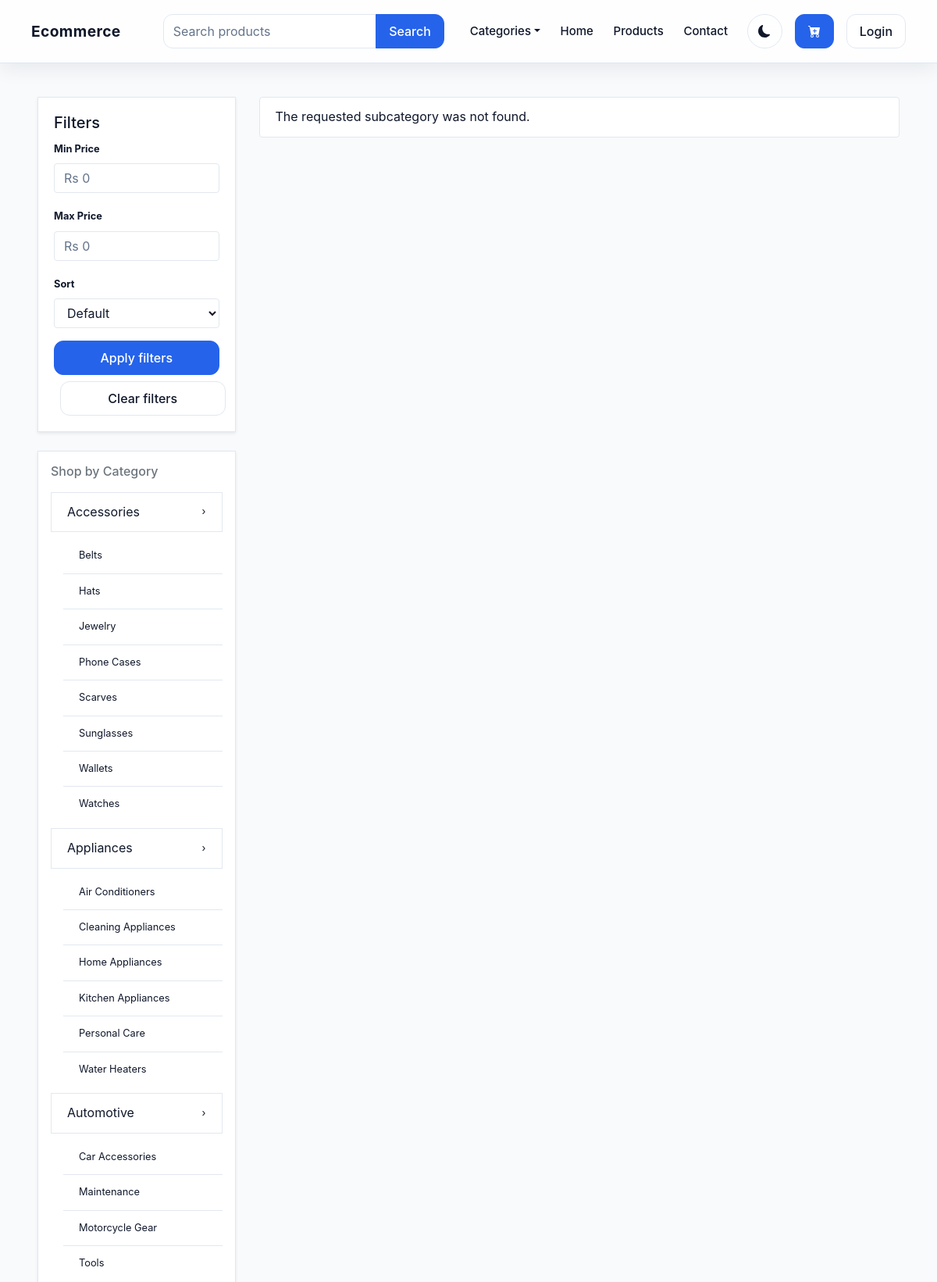
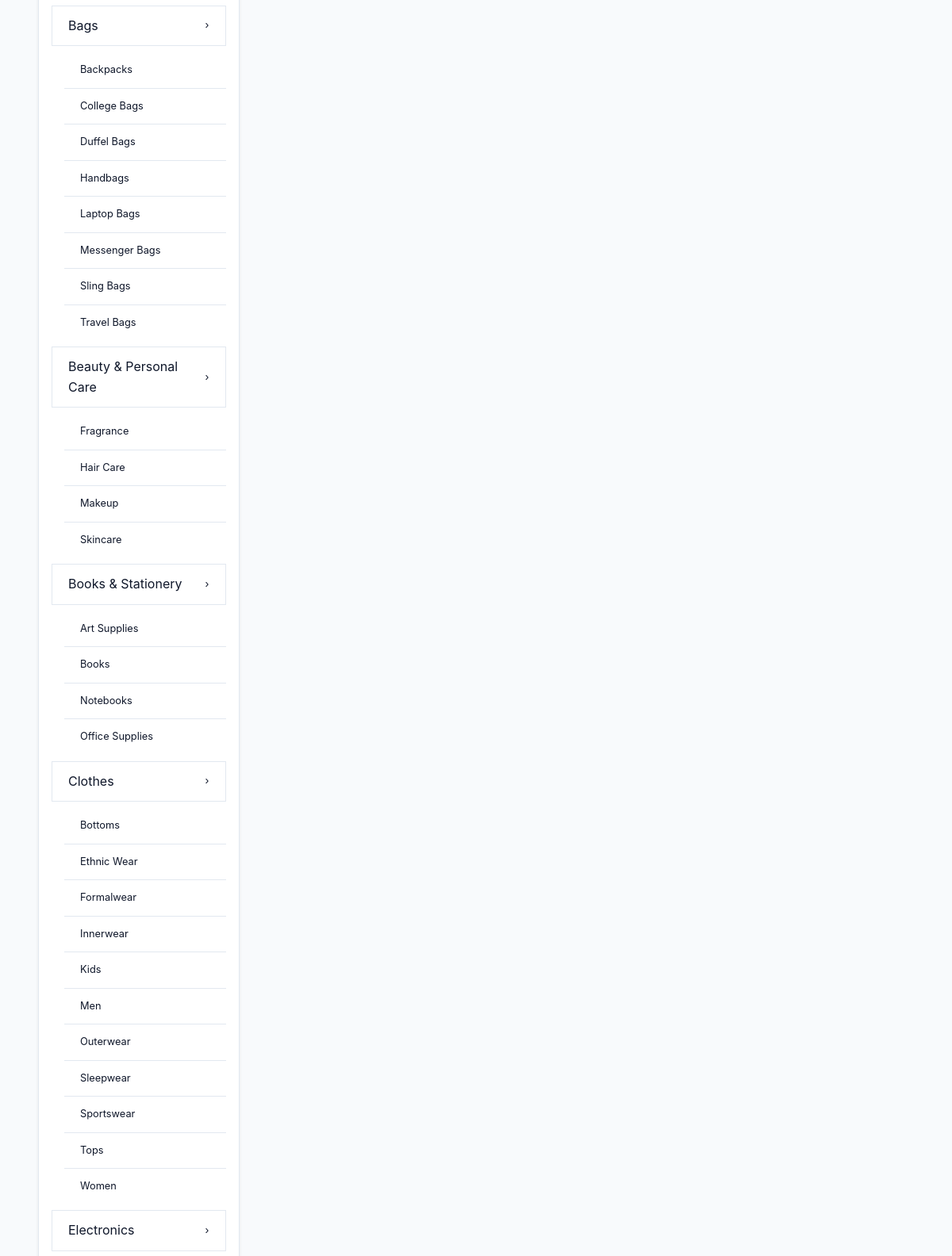
The app's page /subcategory.php (upper part) with its own data (2 pictures, top to bottom).
### tables this page shows
CREATE TABLE `categories` (
  `id` int NOT NULL AUTO_INCREMENT,
  `name` varchar(100) NOT NULL,
  `slug` varchar(100) NOT NULL,
  `icon` varchar(255) DEFAULT NULL,
  `description` text,
  `image` varchar(255) DEFAULT NULL,
  `is_active` tinyint(1) DEFAULT '1',
  `created_at` timestamp NULL DEFAULT CURRENT_TIMESTAMP,
  `updated_at` timestamp NULL DEFAULT CURRENT_TIMESTAMP ON UPDATE CURRENT_TIMESTAMP,
  PRIMARY KEY (`id`),
  UNIQUE KEY `name` (`name`),
  UNIQUE KEY `slug` (`slug`),
  KEY `slug_2` (`slug`,`is_active`)
);

CREATE TABLE `sub_categories` (
  `id` int NOT NULL AUTO_INCREMENT,
  `category_id` int NOT NULL,
  `name` varchar(100) NOT NULL,
  `slug` varchar(100) NOT NULL,
  `description` text,
  `image` varchar(255) DEFAULT NULL,
  `is_active` tinyint(1) DEFAULT '1',
  `created_at` timestamp NULL DEFAULT CURRENT_TIMESTAMP,
  `updated_at` timestamp NULL DEFAULT CURRENT_TIMESTAMP ON UPDATE CURRENT_TIMESTAMP,
  PRIMARY KEY (`id`),
  UNIQUE KEY `category_id` (`category_id`,`slug`),
  KEY `is_active` (`is_active`),
  CONSTRAINT `sub_categories_ibfk_1` FOREIGN KEY (`category_id`) REFERENCES `categories` (`id`) ON DELETE CASCADE
);

### helpers/CategoryHelper.php (called while the page is built, shortened)
<?php
class CategoryHelper {
    private $db;
    public function __construct($conn) {
        $this->db = $conn;
        $this->hasSchema = $this->db && $this->tableExists('categories') && $this->tableExists('sub_categories');
    }
    public function getCategoriesHierarchy() {
        $sql = "
            SELECT
                c.id AS category_id,
                c.name AS category_name,
                c.slug AS category_slug,
                c.icon AS category_icon,
                c.image AS category_image,
                c.description AS category_description,
                s.id AS sub_id,
                s.name AS sub_name,
                s.slug AS sub_slug
            FROM categories c
            LEFT JOIN sub_categories s ON s.category_id = c.id AND s.is_active = 1
            WHERE c.is_active = 1
            ORDER BY c.name ASC, s.name ASC
        ";
        $stmt = $this->db->prepare($sql);
        if (!$stmt || !mysqli_stmt_execute($stmt)) {
            return $this->fallbackCategories;
        }
        $result = mysqli_stmt_get_result($stmt);
        $categories = [];
        while ($row = mysqli_fetch_assoc($result)) {
            $categoryId = (int) $row['category_id'];
            if (!isset($categories[$categoryId])) {
                $categories[$categoryId] = [
                    'id' => $categoryId,
                    'name' => $row['category_name'],
                    'slug' => $row['category_slug'],
                    'icon' => $row['category_icon'],
                    'image' => $row['category_image'],
                    'description' => $row['category_description'],
                    'subcategories' => [],
                ];
            }
            if (!empty($row['sub_id'])) {
                $categories[$categoryId]['subcategories'][] = [
                    'id' => (int) $row['sub_id'],
                    'name' => $row['sub_name'],
                    'slug' => $row['sub_slug'],
                ];
            }
        }
        return $this->mergeFallbackCategories(array_values($categories));
    }
    private function mergeFallbackCategories(array $dbCategories) {
        $categoryMap = [];
        foreach ($dbCategories as $category) {
            $categoryMap[$category['slug']] = $category;
        }
        foreach ($this->fallbackCategories as $fallbackCategory) {
            if (!isset($categoryMap[$fallbackCategory['slug']])) {
                $categoryMap[$fallbackCategory['slug']] = $fallbackCategory;
                continue;
            }
            $existingCategory = &$categoryMap[$fallbackCategory['slug']];
            $existingSubcategories = [];
            foreach ($existingCategory['subcategories'] as $subcategory) {
                $existingSubcategories[$subcategory['slug']] = true;
            }
            foreach ($fallbackCategory['subcategories'] as $fallbackSubcategory) {
                if (!isset($existingSubcategories[$fallbackSubcategory['slug']])) {
                    $existingCategory['subcategories'][] = $fallbackSubcategory;
                }
            }
        }
        $merged = array_values($categoryMap);
        usort($merged, function ($a, $b) {
            return strcasecmp($a['name'], $b['name']);
        });
        foreach ($merged as &$category) {
            if (!empty($category['subcategories'])) {
                usort($category['subcategories'], function ($a, $b) {
                    return strcasecmp($a['name'], $b['name']);
                });
            }
        }
        return $merged;
    }
    private function tableExists($table) {
        $stmt = $this->db->prepare('SELECT COUNT(*) FROM information_schema.TABLES WHERE TABLE_SCHEMA = DATABASE() AND TABLE_NAME = ?');
        mysqli_stmt_bind_param($stmt, 's', $table);
        mysqli_stmt_execute($stmt);
        mysqli_stmt_bind_result($stmt, $count);
        return $count > 0;
    }
}

### templates/components/category-menu.php (the view)
<?php
$activeCategorySlug = $activeCategorySlug ?? '';
$activeSubcategorySlug = $activeSubcategorySlug ?? '';
?>
<div class="category-menu sidebar-card shadow-sm p-3 mb-4">
  <h2 class="h6 mb-3 text-secondary">Shop by Category</h2>
  <div class="list-group list-group-flush">
    <?php foreach ($categories as $category): ?>
      <div class="mb-2">
        <a href="category.php?slug=<?php echo urlencode($category['slug']); ?>" class="list-group-item list-group-item-action d-flex justify-content-between align-items-center<?php echo $activeCategorySlug === $category['slug'] && $activeSubcategorySlug === '' ? ' active' : ''; ?>">
          <span><?php echo htmlspecialchars($category['name']); ?></span>
          <span class="small">&rsaquo;</span>
        </a>
        <?php if (!empty($category['subcategories'])): ?>
          <div class="list-group list-group-flush ml-3 mt-2">
            <?php foreach ($category['subcategories'] as $subcategory): ?>
              <a href="subcategory.php?slug=<?php echo urlencode($subcategory['slug']); ?>" class="list-group-item list-group-item-action small<?php echo $activeSubcategorySlug === $subcategory['slug'] ? ' active' : ''; ?>">
                <?php echo htmlspecialchars($subcategory['name']); ?>
              </a>
            <?php endforeach; ?>
          </div>
        <?php endif; ?>
      </div>
    <?php endforeach; ?>
  </div>
</div>

### public/assets/css/theme.css (style rules this page uses)
:root { --bg: #F8FAFC; --surface: #FFFFFF; --primary: #2563EB; --primary-dark: #1D4ED8; --primary-light: #3B82F6; --secondary: #7C3AED; --secondary-dark: #6D28D9; --secondary-light: #8B5CF6; --accent: #F59E0B; --accent-dark: #D97706; --accent-light: #FBBF24; --text-primary: #0F172A; --text-secondary: #64748B; --muted: #64748B; --text-on-primary: #FFFFFF; --border: #E2E8F0; --navbar-bg: rgba(255, 255, 255, 0.8); --toolbar-bg: rgba(255, 255, 255, 0.12); --toolbar-hover: rgba(255, 255, 255, 0.18); --shadow: 0 8px 30px rgba(0, 0, 0, 0.08); --shadow-soft: 0 6px 24px rgba(15, 23, 42, 0.08); --shadow-heavy: 0 10px 40px rgba(15, 23, 42, 0.12); --radius-sm: 0.5rem; --radius-md: 0.75rem; --radius-lg: 1rem; --radius-xl: 1.5rem; --font-family: -apple-system, BlinkMacSystemFont, 'Segoe UI', Roboto, 'Helvetica Neue', Arial, sans-serif; --transition: 250ms ease; }
* { margin: 0; padding: 0; box-sizing: border-box; }
html { scroll-behavior: smooth; font-size: 16px; }
body { font-family: var(--font-family); font-size: 1rem; line-height: 1.6; color: var(--text-primary); background: var(--bg); transition: background var(--transition), color var(--transition); min-height: 100vh; padding-top: 5.5rem; scroll-padding-top: 5.5rem; }
.card, .dropdown-menu, .modal-content, .form-control, .table, .list-group-item, .badge, .alert { background: var(--surface); color: var(--text-primary); border-color: var(--border); }
.sidebar-card, .feature-card { border: 1px solid var(--border); background: var(--surface); box-shadow: var(--shadow-soft); }
.list-group-item-action { background: var(--surface); color: var(--text-primary); }

### public/assets/css/main.css (style rules this page uses)
:root { --max-page-width: 1240px; --page-padding: 1.5rem; }
body { margin: 0; font-family: var(--font-family); background: var(--bg); color: var(--text-primary); }

### templates/header.php (style rules this page uses)
body { background: var(--bg); color: var(--text-primary); font-family: var(--font-family); padding-top: 80px; transition: background var(--transition), color var(--transition); }
@media (min-width: 992px) { body { padding-top: 96px; } }

### records on screen
categories: name "Accessories", name "Belts", name "Hats", name "Jewelry", name "Phone Cases", name "Scarves", name "Sunglasses", name "Wallets", name "Watches"
categories: name "Bags", name "Backpacks", name "College Bags", name "Duffel Bags", name "Handbags", name "Laptop Bags", name "Messenger Bags", name "Sling Bags", name "Travel Bags"
sub_categories: name "Kids"
sub_categories: name "Men"
sub_categories: name "Women"

### other values on screen
$item['label'] "Home"
$item['label'] "Products"
$item['label'] "Contact"
$accountLabel "Login"
$category['name'] "Appliances"
$subcategory['name'] "Air Conditioners"
$subcategory['name'] "Cleaning Appliances"
$subcategory['name'] "Home Appliances"
$subcategory['name'] "Kitchen Appliances"
$subcategory['name'] "Personal Care"
$subcategory['name'] "Water Heaters"
$category['name'] "Automotive"
$subcategory['name'] "Car Accessories"
$subcategory['name'] "Maintenance"
$subcategory['name'] "Motorcycle Gear"
